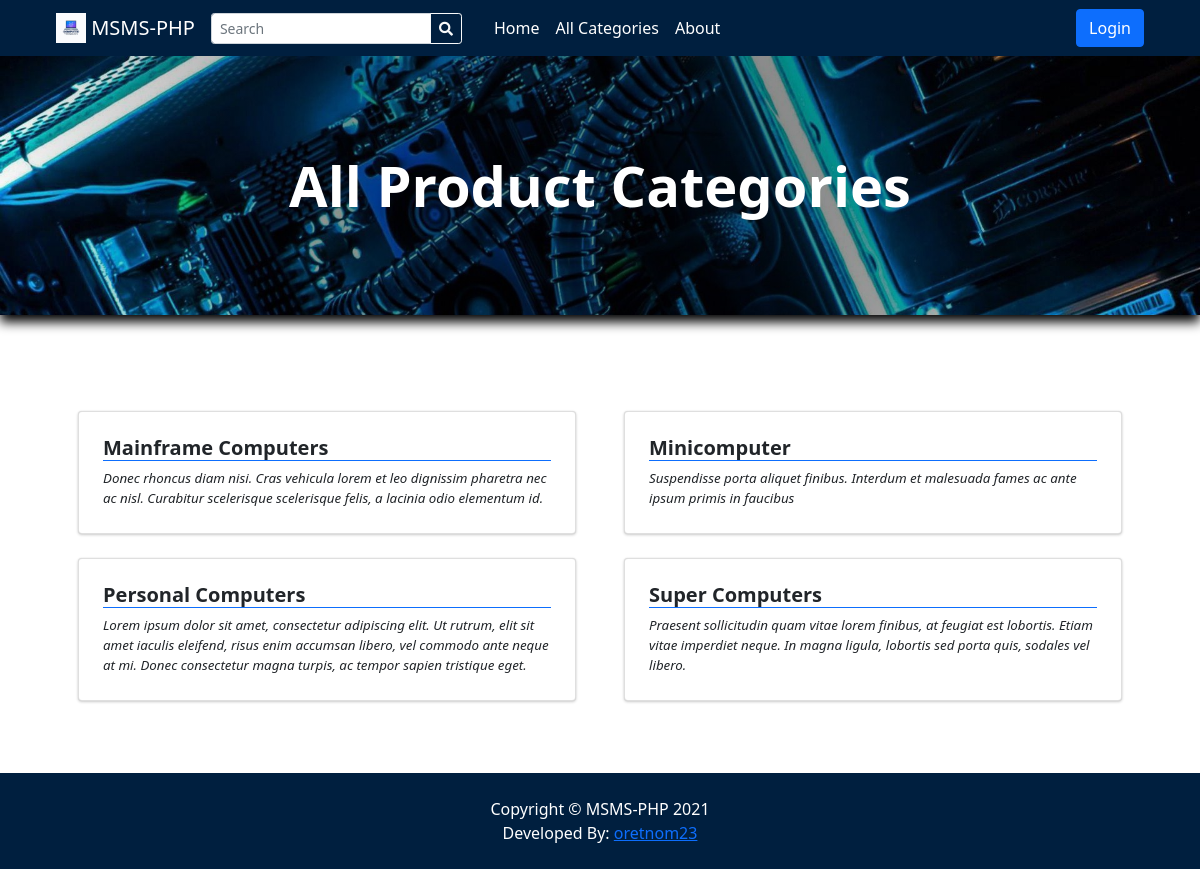
Page /?p=view_categories on the committed database.
### tables this page shows
CREATE TABLE `categories` (
  `id` int(30) NOT NULL,
  `category` varchar(250) NOT NULL,
  `description` text DEFAULT NULL,
  `status` tinyint(1) NOT NULL DEFAULT 1,
  `date_created` datetime NOT NULL DEFAULT current_timestamp()
);

### view_categories.php (the view, shortened to what this page needs)
<?php
$title = "All Product Categories";
?>
<header class="bg-dark py-5" id="main-header">
    <div class="container px-4 px-lg-5 my-5">
        <div class="text-center text-white">
            <h1 class="display-4 fw-bolder"><?php echo $title ?></h1>
        </div>
    </div>
</header>
<section class="py-5">
    <div class="container px-4 px-lg-5 mt-5">
        <div class="row gx-2 gx-lg-5 row-cols-1 row-cols-md-2 row-cols-xl-2 justify-content-center">
            <?php
                $categories = $conn->query("SELECT * FROM `categories` where status = 1 order by category asc ");
                while($row = $categories->fetch_assoc()):
                    foreach($row as $k=> $v){
                        $row[$k] = trim(stripslashes($v));
                    }
                    $row['description'] = strip_tags(stripslashes(html_entity_decode($row['description'])));
            ?>
            <div class="col mb-6 mb-2">
                <a href="./?p=products&c=<?php echo md5($row['id']) ?>" class="card category-item text-dark">
                    <div class="card-body p-4">
                        <div class="">
                            <h5 class="fw-bolder border-bottom border-primary"><?php echo $row['category'] ?></h5>
                        </div>
                        <p class="m-0 truncate"><?php echo $row['description'] ?></p>
                    </div>
                </a>
            </div>
            <?php endwhile; ?>
        </div>
    </div>
</section>

### rows in the picture
categories: category "Mainframe Computers", description "Donec rhoncus diam nisi. Cras vehicula lorem et leo dignissim pharetra nec ac nisl. Curabitur scelerisque scelerisque felis, a lacinia odio elementum id."
categories: category "Minicomputer", description "Suspendisse porta aliquet finibus. Interdum et malesuada fames ac ante ipsum primis in faucibus"
categories: category "Personal Computers", description "Lorem ipsum dolor sit amet, consectetur adipiscing elit. Ut rutrum, elit sit amet iaculis eleifend, risus enim accumsan libero, vel commodo ante neque at mi. Donec consectetur magna turpis, ac tempor sapien tristique eget."
categories: category "Super Computers", description "Praesent sollicitudin quam vitae lorem finibus, at feugiat est lobortis. Etiam vitae imperdiet neque. In magna ligula, lobortis sed porta quis, sodales vel libero."

### other values in the picture
$_settings->info('short_name') "MSMS-PHP"
$title "All Product Categories"
